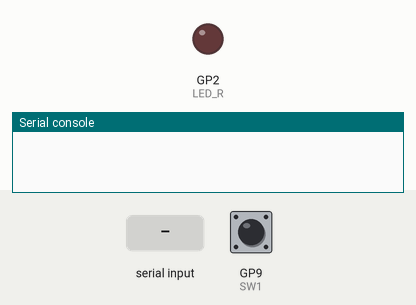
The program below on a simulated Raspberry Pi Pico running MicroPython. Parts: output pins drawn as LEDs (lit = HIGH), the last lines printed to the serial console. Inputs (shaded band) come from the test bench; at power-on: GP9 (SW1) HIGH.

Above: at 1.2 s.
1.3 s: "LED_ON" typed at the serial console, then Enter
At 2.3 s:
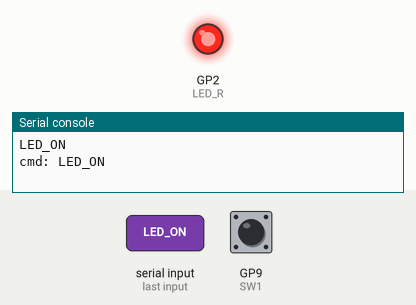
4.3 s: "LED_OFF" typed at the serial console, then Enter
At 4.6 s:
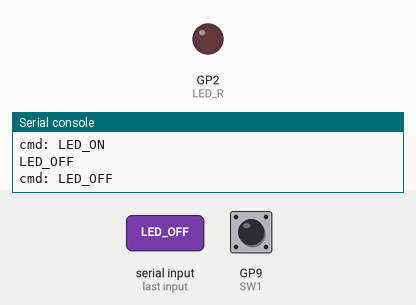
Timing chart, 0 to 7.3 s (numbered marks = the images above; inputs shaded):
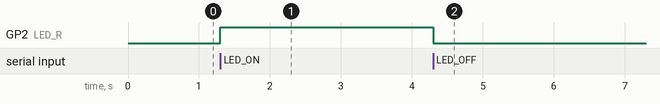

The program:

Ex3-2_VCOM_Test.py
```python
from machine import Pin, UART # 從 machine 導入 Pin, UART 類別
import utime   # 導入時間相關類別
import sys
import select

# 初始化 LED 腳位為輸出
LED_R = Pin(2, Pin.OUT)  #設定GP2 為輸出腳 (LED1)
# 初始化 SW 1
# 設定GP9為SW1輸入腳，且自帶pull high電阻
SW1 =  Pin(9, Pin.IN, Pin.PULL_UP)
# 初始化 UART0 為 115200 bps, 無同位元(N), 8Bit 資料(8), 1 停止位元(1)
# 指定使用 UART0, TX Pin 0, RX Pin 1
uart0 = UART(0,baudrate=115200,tx=Pin(0),rx=Pin(1))

rxData = bytes() # 宣告接收字串空間

while True:
    # 若實體 UART 有接收到任何字元
    if uart0.any() > 0:
        while uart0.any() > 0: # 若接收區還有任何字元
            rxData += uart0.read(1) # 從 UART 讀取一字元並累加到 rxData 中

        if (rxData == "LED_ON"):
            LED_R.on() # 點亮紅色 LED
        elif (rxData == "LED_OFF"):
            LED_R.off() # 熄滅紅色 LED
        else:
            print(rxData.decode('utf-8')) # 列印出接收到的字串，以 utf-8 格式顯示

    # 若透過虛擬串列埠有收到資料
    if select.select([sys.stdin], [], [], 0)[0]:
        # 讀取一行輸入並移除換行符號
        cmd = sys.stdin.readline().strip()

        if cmd == "LED_ON":
            LED_R.on() # 點亮紅色 LED
        elif cmd == "LED_OFF":
            LED_R.off() # 熄滅紅色 LED

        if cmd != "":
            print(f"cmd: {cmd}") # 列印出接收到的原始字串（含換行字元）

    if(SW1.value() == 0): # 等待 SW1 按下(輸入為 Low)
        rxData = b'' # 清除 rxData 內容
        uart0.write(b'SW1 Pressed') # 從 UART0 輸出(寫入)字串
        utime.sleep(0.01) # 等待 10ms，消除機械彈跳

        while(SW1.value() == 0): # 等待 SW1 放開
            pass
```

Measured:
- after the input at 1.3 s, GP2 (LED_R): LOW → HIGH at once
- after the input at 4.3 s, GP2 (LED_R): HIGH → LOW at once
